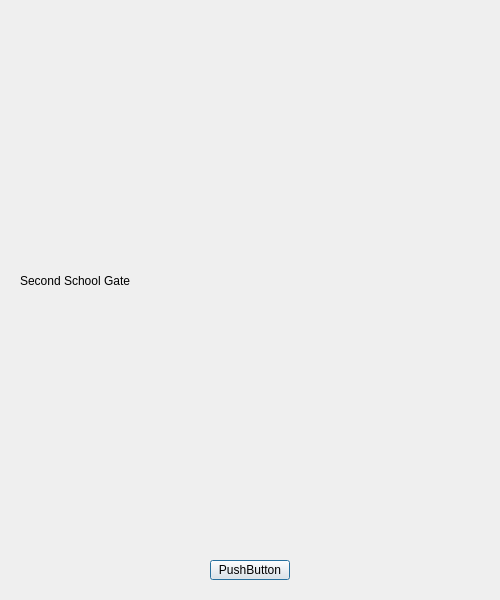
<?xml version="1.0" encoding="UTF-8"?>
<ui version="4.0">
 <class>Dialog</class>
 <widget class="QDialog" name="Dialog">
  <property name="geometry">
   <rect>
    <x>0</x>
    <y>0</y>
    <width>500</width>
    <height>600</height>
   </rect>
  </property>
  <property name="windowTitle">
   <string>Dialog</string>
  </property>
  <widget class="QLabel" name="label">
   <property name="geometry">
    <rect>
     <x>20</x>
     <y>20</y>
     <width>421</width>
     <height>521</height>
    </rect>
   </property>
   <property name="text">
    <string>Second School Gate</string>
   </property>
  </widget>
  <widget class="QPushButton" name="pushButton">
   <property name="geometry">
    <rect>
     <x>210</x>
     <y>560</y>
     <width>80</width>
     <height>20</height>
    </rect>
   </property>
   <property name="text">
    <string>PushButton</string>
   </property>
  </widget>
 </widget>
 <resources/>
 <connections/>
</ui>
